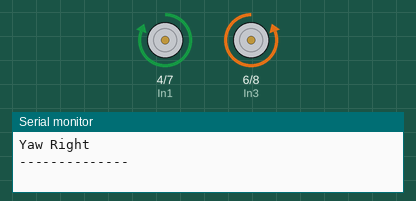
Recording of a sketch running on a simulated Arduino Uno, built with avr-gcc and run on an emulated ATmega328P. Parts: motor-driver pin pairs drawn as motors (green arrow = first pin HIGH = forward, orange = second pin HIGH = backward, longer = more drive, scaled by the enable pin), the last lines printed to the serial monitor.

Above: at 0.5 s.
At 2.5 s:
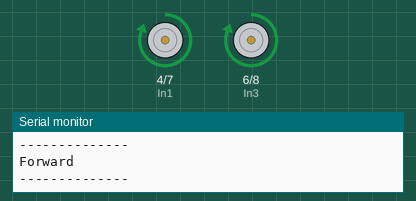
Timing chart, 0 to 5.2 s (numbered marks = the images above):
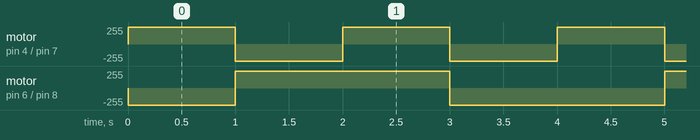

Measured:
- by itself, motor on pin 4 (In1) / pin 7 (In2): alternates forward 255/255 for 1.0 s and backward 255/255 for 1.0 s
- by itself, motor on pin 6 (In3) / pin 8 (In4): repeats every 4.0 s: forward 255/255 2.0 s, backward 255/255 2.0 s

The sketch:

Spring.ino
```cpp
// Motor A
int EnableA = 3;
int In1 = 4;
int In2 = 7;

// Motor B
int EnableB = 5;
int In3 = 6;
int In4 = 8;

int speed = 255; // Speed of motor (0-255)
int Time = 1000; // Time in milliseconds to move motor

/**
 * setup - it sets up the pins for later use
 * in loop or any other function.
 *
 * Returns nothing.
 */
void setup()
{
    // Set up motor A pins
    pinMode(EnableA, OUTPUT);
    pinMode(In1, OUTPUT);
    pinMode(In2, OUTPUT);

    // Set up motor B pins
    pinMode(EnableB, OUTPUT);
    pinMode(In3, OUTPUT);
    pinMode(In4, OUTPUT);
    // Initialize serial monitor
    Serial.begin(9600);
}

/**
 * YawRight - Sets motor to move and stops motor B
 * to make a 90 turn right
 *
 * Reeturns nothing.
 */
void YawRight()
{
    analogWrite(EnableA, speed);
    digitalWrite(In1, HIGH);
    digitalWrite(In2, LOW);

    analogWrite(EnableB, speed);
    digitalWrite(In3, LOW);
    digitalWrite(In4, HIGH);

    Serial.println("Yaw Right");
}


/**
 * YawLeft - Sets motor to move and stops motor B
 * to make a 90 turn left
 *
 * Returns nothing.
 */
void YawLeft()
{
    analogWrite(EnableA, speed);
    digitalWrite(In1, LOW);
    digitalWrite(In2, HIGH);

    analogWrite(EnableB, speed);
    digitalWrite(In3, HIGH);
    digitalWrite(In4, LOW);

    Serial.println("Yaw Right");
}
/**
 * forward - Sets motor to move forward
 *
 * Returns nothing
 */
void forward()
{
    analogWrite(EnableA, speed);
    digitalWrite(In1, HIGH);
    digitalWrite(In2, LOW);

    analogWrite(EnableB, speed);
    digitalWrite(In3, HIGH);
    digitalWrite(In4, LOW);

    Serial.println("Forward");
}

/**
 * backward - Sets motor to move backward
 *
 * Returns nothing
 */

void backward()
{
    analogWrite(EnableA, speed);
    digitalWrite(In1, LOW);
    digitalWrite(In2, HIGH);

    analogWrite(EnableB, speed);
    digitalWrite(In3, LOW);
    digitalWrite(In4, HIGH);

    Serial.println("Backward");
}
/**
 * loop - it does what it does
 *
 * Returns nothing.
 */
void loop()
{
    YawRight();
    Serial.println("--------------");
    delay(1000);
    YawLeft();
    Serial.println("--------------");
    delay(1000);
    forward();
    Serial.println("--------------");
    delay(1000);
    backward();
    Serial.println("--------------");
    delay(1000);
}
```
